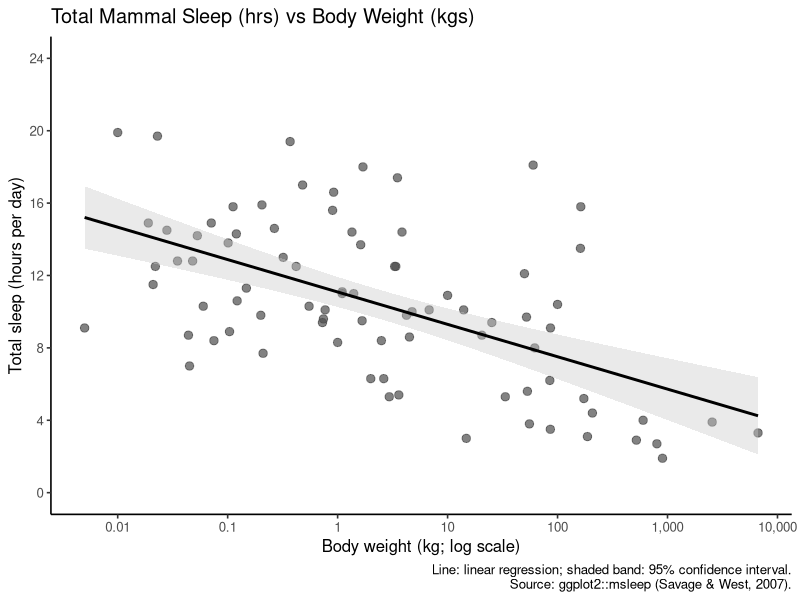
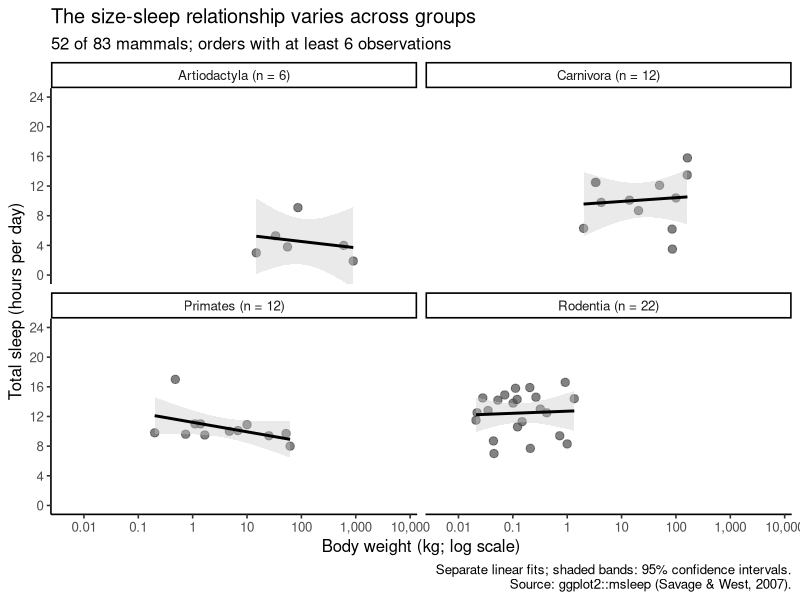

Generate these figures, in order, with R:
# Visualization 1: body size and daily sleep in mammals
# Data: ggplot2::msleep
# Source: https://ggplot2.tidyverse.org/reference/msleep.html
# Sleep and weight data: Savage & West (2007), doi:10.1073/pnas.0610080104

#install.packages(ggplot2)
#install.packages (dplyr)

library(ggplot2)
library(dplyr)

##PLOT1

#calling msleep function from package
sleep_data <- ggplot2::msleep

# Create the scatterplot and add a fitted regression line.
sleep_plot_1 <- ggplot(sleep_data, aes(x = bodywt, y = sleep_total)) +
  #scatterplot for each row of data
  geom_point(size = 2.5, alpha = 0.7, colour = "grey30") +
  #linear regression line
  geom_smooth(
    method = "lm",
    formula = y ~ x,
    se = TRUE,
    colour = "black",
    fill = "grey80"
  ) +
  #body weight on a log scale as too much variance in weight normally
  #regression will still plot this even though it comes after
  scale_x_log10(
    breaks = c(0.01, 0.1, 1, 10, 100, 1000, 10000),
    labels = c("0.01", "0.1", "1", "10", "100", "1,000", "10,000")
  ) +
  #y scale
  #set continuous with break point 0-24, 4
  scale_y_continuous(breaks = c(0, 4, 8, 12, 16, 20, 24)) +
  #range
  coord_cartesian(ylim = c(0, 24)) +
  #add labels to full plot
  labs(
    title = "Total Mammal Sleep (hrs) vs Body Weight (kgs)",
    x = "Body weight (kg; log scale)",
    y = "Total sleep (hours per day)",
    caption = paste(
      "Line: linear regression; shaded band: 95% confidence interval.",
      "Source: ggplot2::msleep (Savage & West, 2007).",
      sep = "\n"
    )
  ) +
  
  theme_classic(base_size = 12)

print(sleep_plot_1)

##PLOT2
#count the types of animal in the 'orders' (e.g. rodent, primate)
#then only take ones with greater than 6 animals
#then make new column with the n of the animal beside the order
sleep_by_order <- sleep_data |> 
  add_count(order, name = "n") |>
  filter(n >= 6) |>
  mutate(order_label = paste0(order, " (n = ", n, ")"))

#then repeat plotting process from step 1 but now broken down by the types of mammal
#using 

sleep_plot_2 <- ggplot(
  sleep_by_order,
  aes(x = bodywt, y = sleep_total)
) +
  geom_point(size = 2.5, alpha = 0.7, colour = "grey30") +
  geom_smooth(
    method = "lm",
    formula = y ~ x,
    se = TRUE,
    level = 0.95,
    colour = "black",
    fill = "grey80"
  ) +
  #making a unique panel for each order
  #scales 'fixed' to compare across panels
  facet_wrap(~ order_label, ncol = 2, scales = "fixed") +
  scale_x_log10(
    breaks = c(0.01, 0.1, 1, 10, 100, 1000, 10000),
    labels = c("0.01", "0.1", "1", "10", "100", "1,000", "10,000")
  ) +
  scale_y_continuous(breaks = seq(0, 24, 4)) +
  coord_cartesian(
    xlim = range(sleep_data$bodywt),
    ylim = c(0, 24)
  ) +
  labs(
    title = "The size-sleep relationship varies across groups",
    subtitle = paste(
      nrow(sleep_by_order), "of", nrow(sleep_data),
      "mammals; orders with at least 6 observations"
    ),
    x = "Body weight (kg; log scale)",
    y = "Total sleep (hours per day)",
    caption = paste(
      "Separate linear fits; shaded bands: 95% confidence intervals.",
      "Source: ggplot2::msleep (Savage & West, 2007).",
      sep = "\n"
    )
  ) +
  theme_classic(base_size = 12)

# Display the plot, including when this entire script is sourced.
print(sleep_plot_2)
